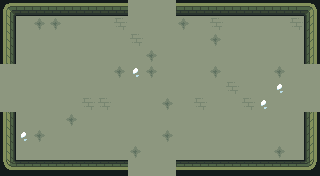

A 2D game scene composited from a Tiled map and its tileset images. What follows is a short description and the map's XML, with every tile layer's data as written:
An orthogonal 20x11 tile map with 16x16 px tiles, 6 tile layers (ground, dressing, decor, walls, ...), 3 tilesets and 9 objects (5x ENTRY, 4x PROP).

<map version="1.10" tiledversion="1.10.2" orientation="orthogonal" renderorder="right-down" width="20" height="11" tilewidth="16" tileheight="16" infinite="0" nextlayerid="8" nextobjectid="10">
 <tileset firstgid="1" name="wall" tilewidth="16" tileheight="16" tilecount="110" columns="10">
  <image source="../../../gfx/tiles/ruins/tilesetwallsimple.png" width="160" height="176" />
 </tileset>
 <tileset firstgid="111" name="floor" tilewidth="16" tileheight="16" tilecount="374" columns="22">
  <image source="../../../gfx/tiles/ruins/tilesetinteriorfloor.png" width="352" height="272" />
 </tileset>
 <tileset firstgid="485" name="elements" tilewidth="16" tileheight="16" tilecount="27" columns="9">
  <image source="../../../gfx/tiles/ruins/elements.png" width="144" height="48" />
 </tileset>
 <layer id="1" name="ground" width="20" height="11">
  <data encoding="csv">
277,277,277,277,277,277,277,342,277,277,277,277,277,277,342,366,277,277,277,277,
277,277,367,367,277,277,277,342,277,277,277,367,277,342,277,277,277,277,342,277,
277,277,277,277,277,277,277,277,342,277,277,277,277,367,277,277,277,277,277,277,
277,277,277,277,277,277,277,277,277,367,277,277,277,277,277,277,277,277,277,277,
277,277,277,277,277,277,277,367,366,367,277,277,277,367,277,277,277,367,277,277,
277,277,277,277,277,277,277,277,277,277,277,277,277,277,342,277,277,366,277,277,
277,277,277,277,277,342,342,277,277,277,367,277,342,277,277,342,366,277,277,277,
277,277,277,277,367,277,277,277,277,277,277,277,277,277,277,277,277,277,277,367,
342,366,367,277,277,277,277,277,277,277,367,277,277,277,277,277,277,277,277,277,
277,277,277,277,277,277,277,277,367,277,277,277,277,277,277,277,277,367,277,367,
277,367,366,342,342,277,277,277,277,277,277,277,277,277,277,277,342,277,277,277
</data>
 </layer>
 <layer id="2" name="dressing" width="20" height="11">
  <data encoding="csv">
0,0,0,0,0,0,0,0,0,0,0,0,0,0,0,0,0,0,0,0,
0,0,0,0,0,0,0,0,0,0,0,0,0,0,0,0,0,0,0,0,
0,0,0,0,0,0,0,0,0,0,0,0,0,0,0,0,0,0,0,0,
0,0,0,0,0,0,0,0,0,0,0,0,0,0,0,0,0,0,0,0,
0,0,0,0,0,0,0,0,0,0,0,0,0,0,0,0,0,0,0,0,
0,0,0,0,0,0,0,0,0,0,0,0,0,0,0,0,0,0,0,0,
0,0,0,0,0,0,0,0,0,0,0,0,0,0,0,0,0,0,0,0,
0,0,0,0,0,0,0,0,0,0,0,0,0,0,0,0,0,0,0,0,
0,0,0,0,0,0,0,0,0,0,0,0,0,0,0,0,0,0,0,0,
0,0,0,0,0,0,0,0,0,0,0,0,0,0,0,0,0,0,0,0,
0,0,0,0,0,0,0,0,0,0,0,0,0,0,0,0,0,0,0,0
</data>
 </layer>
 <layer id="3" name="decor" width="20" height="11">
  <data encoding="csv">
0,0,0,0,0,0,0,0,0,0,0,0,0,0,0,0,0,0,0,0,
0,0,0,0,0,0,0,0,0,0,0,0,0,0,0,0,0,0,0,0,
0,0,0,0,0,0,0,0,0,0,0,0,0,0,0,0,0,0,0,0,
0,0,0,0,0,0,0,0,0,0,0,0,0,0,0,0,0,0,0,0,
0,0,0,0,0,0,0,0,0,0,0,0,0,0,0,0,0,0,0,0,
0,0,0,0,0,0,0,0,0,0,0,0,0,0,0,0,0,0,0,0,
0,0,0,0,0,0,0,0,0,0,0,0,0,0,0,0,0,0,0,0,
0,0,0,0,0,0,0,0,0,0,0,0,0,0,0,0,0,0,0,0,
0,0,0,0,0,0,0,0,0,0,0,0,0,0,0,0,0,0,0,0,
0,0,0,0,0,0,0,0,0,0,0,0,0,0,0,0,0,0,0,0,
0,0,0,0,0,0,0,0,0,0,0,0,0,0,0,0,0,0,0,0
</data>
 </layer>
 <layer id="4" name="walls" width="20" height="11">
  <data encoding="csv">
66,69,69,69,69,69,69,69,0,0,0,69,69,69,69,69,69,69,69,70,
76,0,0,0,0,0,0,0,0,0,0,0,0,0,0,0,0,0,0,80,
76,0,0,0,0,0,0,0,0,0,0,0,0,0,0,0,0,0,0,80,
76,0,0,0,0,0,0,0,0,0,0,0,0,0,0,0,0,0,0,80,
0,0,0,0,0,0,0,0,0,0,0,0,0,0,0,0,0,0,0,0,
0,0,0,0,0,0,0,0,0,0,0,0,0,0,0,0,0,0,0,0,
0,0,0,0,0,0,0,0,0,0,0,0,0,0,0,0,0,0,0,0,
76,0,0,0,0,0,0,0,0,0,0,0,0,0,0,0,0,0,0,80,
76,0,0,0,0,0,0,0,0,0,0,0,0,0,0,0,0,0,0,80,
76,0,0,0,0,0,0,0,0,0,0,0,0,0,0,0,0,0,0,80,
106,109,109,109,109,109,109,109,0,0,0,109,109,109,109,109,109,109,109,110
</data>
 </layer>
 <layer id="5" name="props" width="20" height="11">
  <data encoding="csv">
0,0,0,0,0,0,0,0,0,0,0,0,0,0,0,0,0,0,0,0,
0,0,0,0,0,0,0,0,0,0,0,0,0,0,0,0,0,0,0,0,
0,0,0,0,0,0,0,0,0,0,0,0,0,0,0,0,0,0,0,0,
0,0,0,0,0,0,0,0,0,0,0,0,0,0,0,0,0,0,0,0,
0,0,0,0,0,0,0,0,0,0,0,0,0,0,0,0,0,0,0,0,
0,0,0,0,0,0,0,0,0,0,0,0,0,0,0,0,0,0,0,0,
0,0,0,0,0,0,0,0,0,0,0,0,0,0,0,0,0,0,0,0,
0,0,0,0,0,0,0,0,0,0,0,0,0,0,0,0,0,0,0,0,
0,0,0,0,0,0,0,0,0,0,0,0,0,0,0,0,0,0,0,0,
0,0,0,0,0,0,0,0,0,0,0,0,0,0,0,0,0,0,0,0,
0,0,0,0,0,0,0,0,0,0,0,0,0,0,0,0,0,0,0,0
</data>
 </layer>
 <layer id="6" name="overhead" width="20" height="11">
  <data encoding="csv">
0,0,0,0,0,0,0,0,0,0,0,0,0,0,0,0,0,0,0,0,
0,0,0,0,0,0,0,0,0,0,0,0,0,0,0,0,0,0,0,0,
0,0,0,0,0,0,0,0,0,0,0,0,0,0,0,0,0,0,0,0,
0,0,0,0,0,0,0,0,0,0,0,0,0,0,0,0,0,0,0,0,
0,0,0,0,0,0,0,0,0,0,0,0,0,0,0,0,0,0,0,0,
0,0,0,0,0,0,0,0,0,0,0,0,0,0,0,0,0,0,0,0,
0,0,0,0,0,0,0,0,0,0,0,0,0,0,0,0,0,0,0,0,
0,0,0,0,0,0,0,0,0,0,0,0,0,0,0,0,0,0,0,0,
0,0,0,0,0,0,0,0,0,0,0,0,0,0,0,0,0,0,0,0,
0,0,0,0,0,0,0,0,0,0,0,0,0,0,0,0,0,0,0,0,
0,0,0,0,0,0,0,0,0,0,0,0,0,0,0,0,0,0,0,0
</data>
 </layer>
 <objectgroup id="7" name="spawns">
  <object id="1" name="UP" type="ENTRY" x="152" y="24" />
  <object id="2" name="DOWN" type="ENTRY" x="152" y="152" />
  <object id="3" name="LEFT" type="ENTRY" x="24" y="88" />
  <object id="4" name="RIGHT" type="ENTRY" x="296" y="88" />
  <object id="5" name="" type="ENTRY" x="168" y="88" />
  <object id="6" name="torch" type="PROP" x="56" y="168" />
  <object id="7" name="torch" type="PROP" x="264" y="168" />
  <object id="8" name="torch" type="PROP" x="8" y="136" />
  <object id="9" name="torch" type="PROP" x="312" y="136" />
 </objectgroup>
</map>
